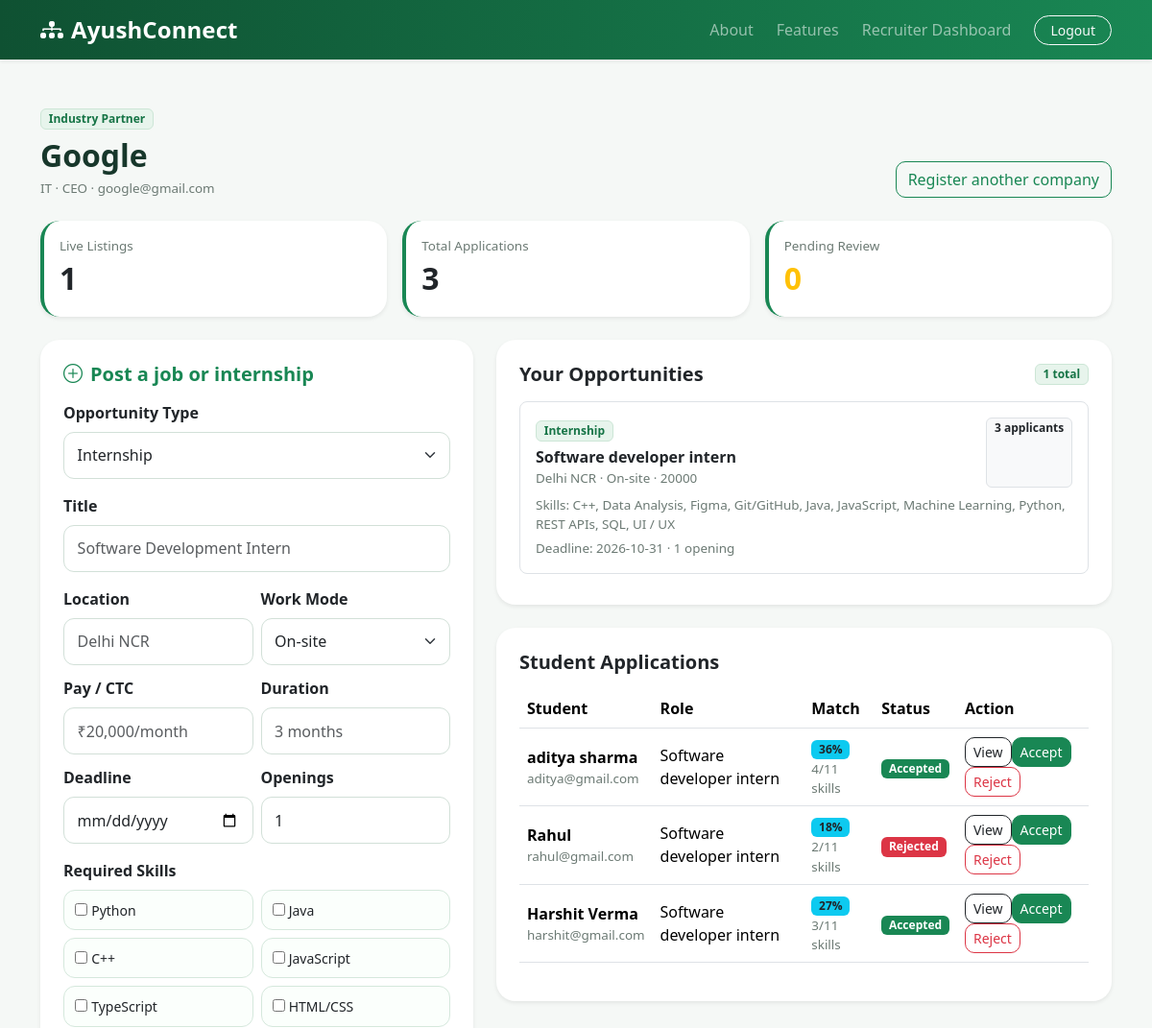
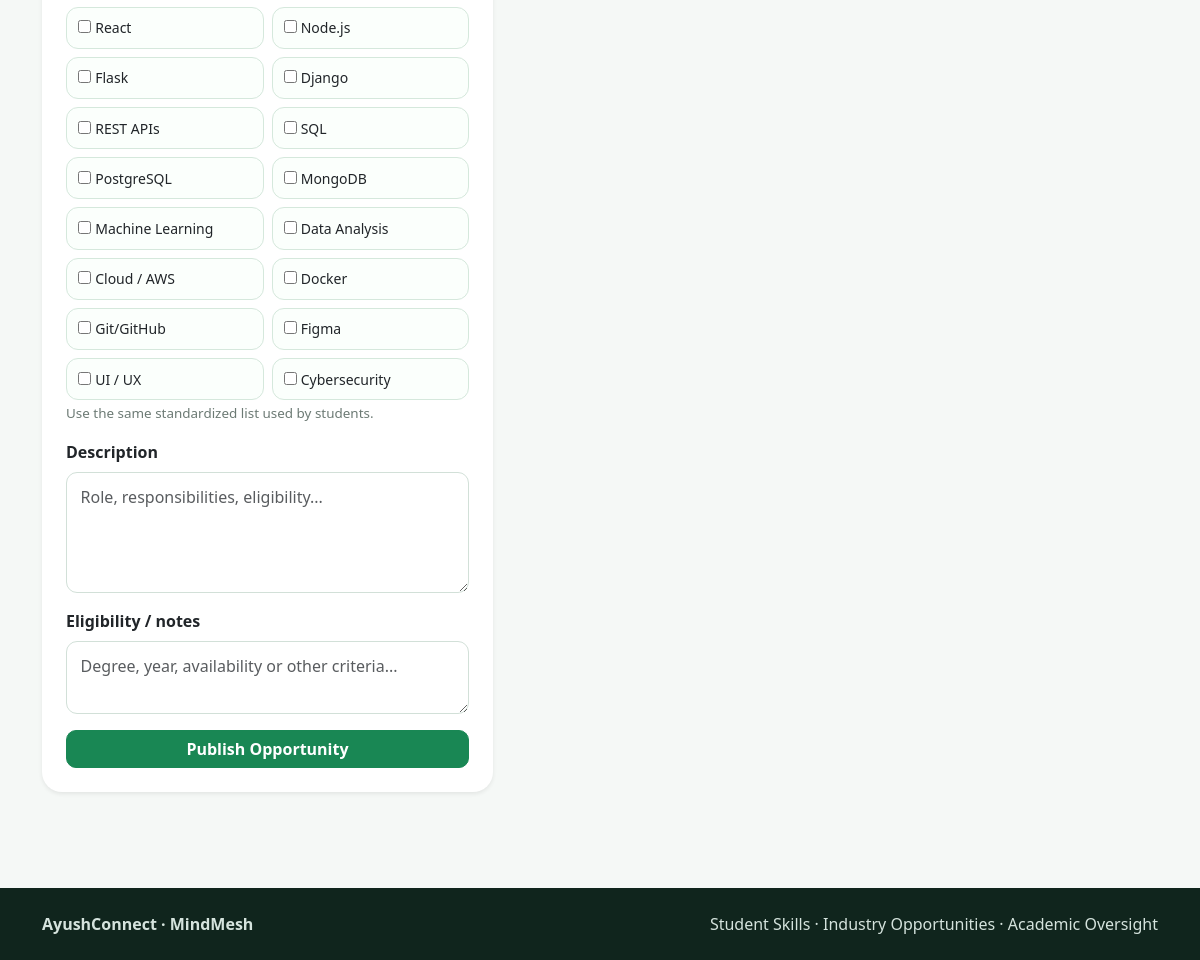
/industry-portal (signed in), run on the app's committed database (2 pictures, top to bottom).
### app.py (models this page shows)
class Company(db.Model):
    id = db.Column(db.Integer, primary_key=True)
    company_name = db.Column(db.String(180), nullable=False)
    email = db.Column(db.String(160), unique=True, nullable=False)
    industry = db.Column(db.String(120), nullable=False)
    contact_person = db.Column(db.String(120), nullable=False)
    description = db.Column(db.Text)
    password_hash = db.Column(db.String(255), nullable=False)
    created_at = db.Column(db.DateTime, default=datetime.utcnow)
    jobs = db.relationship("Job", back_populates="company", cascade="all, delete-orphan")

class Skill(db.Model):
    id = db.Column(db.Integer, primary_key=True)
    name = db.Column(db.String(100), unique=True, nullable=False)

class Job(db.Model):
    id = db.Column(db.Integer, primary_key=True)
    company_id = db.Column(db.Integer, db.ForeignKey("company.id"), nullable=False)
    opportunity_type = db.Column(db.String(40), nullable=False)
    title = db.Column(db.String(180), nullable=False)
    location = db.Column(db.String(180), nullable=False)
    work_mode = db.Column(db.String(40), nullable=False)
    pay = db.Column(db.String(120), nullable=False)
    duration = db.Column(db.String(120), nullable=False)
    deadline = db.Column(db.Date, nullable=True)
    openings = db.Column(db.Integer, default=1)
    description = db.Column(db.Text)
    eligibility = db.Column(db.Text)
    created_at = db.Column(db.DateTime, default=datetime.utcnow)
    company = db.relationship("Company", back_populates="jobs")
    skills = db.relationship("Skill", secondary=job_skills, lazy="subquery")
    applications = db.relationship("Application", back_populates="job", cascade="all, delete-orphan")

class Student(db.Model):
    id = db.Column(db.Integer, primary_key=True)
    name = db.Column(db.String(120), nullable=False)
    email = db.Column(db.String(160), unique=True, nullable=False)
    college = db.Column(db.String(180), nullable=False)
    course = db.Column(db.String(120), nullable=False)
    graduation_year = db.Column(db.Integer, nullable=False)
    preferred_role = db.Column(db.String(160), nullable=False)
    github = db.Column(db.String(300))
    portfolio = db.Column(db.String(300))
    password_hash = db.Column(db.String(255), nullable=False)
    created_at = db.Column(db.DateTime, default=datetime.utcnow)
    skills = db.relationship("Skill", secondary=student_skills, lazy="subquery")
    applications = db.relationship("Application", back_populates="student", cascade="all, delete-orphan")

class Application(db.Model):
    id = db.Column(db.Integer, primary_key=True)
    student_id = db.Column(db.Integer, db.ForeignKey("student.id"), nullable=False)
    job_id = db.Column(db.Integer, db.ForeignKey("job.id"), nullable=False)
    status = db.Column(db.String(30), default="Pending")
    applied_at = db.Column(db.DateTime, default=datetime.utcnow)
    updated_at = db.Column(db.DateTime, default=datetime.utcnow, onupdate=datetime.utcnow)
    student = db.relationship("Student", back_populates="applications")
    job = db.relationship("Job", back_populates="applications")
    __table_args__ = (db.UniqueConstraint("student_id", "job_id", name="uq_student_job"),)

### app.py (the view, shortened to what this page needs)
@app.route("/industry-portal", methods=["GET", "POST"])
@login_required("company")
def industry_portal():
    company = db.session.get(Company, session["user_id"])
    jobs = Job.query.filter_by(company_id=company.id).order_by(Job.created_at.desc()).all()
    applications = (Application.query.join(Job).filter(Job.company_id == company.id)
                    .order_by(Application.applied_at.desc()).all())
    app_rows = []
    for application in applications:
        score, matched = skill_match(application.student, application.job)
        app_rows.append({"application": application, "score": score, "matched": matched})
    return render_template("industry-portal.html", company=company, jobs=jobs, app_rows=app_rows, show_login=False)

### app.py (called while the page is built)
def skill_match(student, job):
    required = {s.name.strip().lower() for s in job.skills}
    owned = {s.name.strip().lower() for s in student.skills}
    if not required:
        return 0, []
    matched = sorted(required & owned)
    return round(len(matched) / len(required) * 100), matched

def login_required(role):
    def decorator(view):
        @wraps(view)
        def wrapped(*args, **kwargs):
            if session.get("role") != role or not session.get("user_id"):
                flash("Please log in to continue.", "warning")
                return redirect(url_for(f"{role}_login"))
            return view(*args, **kwargs)
        return wrapped
    return decorator

@app.context_processor
def globals_for_templates():
    return {"today": date.today(), "skills_catalog": SKILLS}

### templates/industry-portal.html (shortened to what this page needs)
{% extends "base.html" %}{% block title %}Industry Portal | AyushConnect{% endblock %}
{% block content %}<main class="container py-5">
<div class="d-flex justify-content-between align-items-end mb-4"><div><span class="badge badge-soft">Industry Partner</span><h2 class="fw-bold mt-2 mb-1">{{company.company_name}}</h2><div class="small-muted">{{company.industry}} · {{company.contact_person}} · {{company.email}}</div></div><a href="{{url_for('company_signup')}}" class="btn btn-outline-success">Register another company</a></div>
<div class="row g-3 mb-4"><div class="col-md-4"><div class="card stat-card bg-white shadow-sm p-3"><div class="small-muted">Live Listings</div><div class="kpi">{{jobs|length}}</div></div></div><div class="col-md-4"><div class="card stat-card bg-white shadow-sm p-3"><div class="small-muted">Total Applications</div><div class="kpi">{{app_rows|length}}</div></div></div><div class="col-md-4"><div class="card stat-card bg-white shadow-sm p-3"><div class="small-muted">Pending Review</div><div class="kpi text-warning">{{app_rows|selectattr('application.status','equalto','Pending')|list|length}}</div></div></div></div>
<div class="row g-4"><div class="col-xl-5"><div class="card bg-white shadow-sm p-4"><h5 class="fw-bold text-success mb-3"><i class="bi bi-plus-circle me-2"></i>Post a job or internship</h5>
<form method="post"><div class="mb-3"><label class="form-label fw-semibold">Opportunity Type</label><select name="opportunity_type" class="form-select"><option>Internship</option><option>Job</option></select></div>
<div class="mb-3"><label class="form-label fw-semibold">Title</label><input name="title" class="form-control" placeholder="Software Development Intern" required></div>
<div class="row g-2"><div class="col-6"><label class="form-label fw-semibold">Location</label><input name="location" class="form-control" placeholder="Delhi NCR" required></div><div class="col-6"><label class="form-label fw-semibold">Work Mode</label><select name="work_mode" class="form-select"><option>On-site</option><option>Hybrid</option><option>Remote</option></select></div></div>
<div class="row g-2 mt-1"><div class="col-6"><label class="form-label fw-semibold">Pay / CTC</label><input name="pay" class="form-control" placeholder="₹20,000/month" required></div><div class="col-6"><label class="form-label fw-semibold">Duration</label><input name="duration" class="form-control" placeholder="3 months" required></div></div>
<div class="row g-2 mt-1"><div class="col-6"><label class="form-label fw-semibold">Deadline</label><input name="deadline" type="date" class="form-control"></div><div class="col-6"><label class="form-label fw-semibold">Openings</label><input name="openings" type="number" min="1" value="1" class="form-control" required></div></div>
<div class="mb-3 mt-3"><label class="form-label fw-semibold">Required Skills</label><div class="row g-2">{% for skill in skills_catalog %}<div class="col-6"><label class="skill-chip d-block small"><input name="skills" value="{{skill}}" type="checkbox" class="me-1">{{skill}}</label></div>{% endfor %}</div><small class="small-muted">Use the same standardized list used by students.</small></div>
<div class="mb-3"><label class="form-label fw-semibold">Description</label><textarea name="description" class="form-control" rows="4" placeholder="Role, responsibilities, eligibility..."></textarea></div>
<div class="mb-3"><label class="form-label fw-semibold">Eligibility / notes</label><textarea name="eligibility" class="form-control" rows="2" placeholder="Degree, year, availability or other criteria..."></textarea></div>
<button class="btn btn-success w-100 fw-bold">Publish Opportunity</button></form></div></div>
<div class="col-xl-7"><div class="card bg-white shadow-sm p-4"><div class="d-flex justify-content-between align-items-center mb-3"><h5 class="fw-bold mb-0">Your Opportunities</h5><span class="badge badge-soft">{{jobs|length}} total</span></div>
{% for job in jobs %}<div class="border rounded-3 p-3 mb-2"><div class="d-flex justify-content-between"><div><span class="badge badge-soft">{{job.opportunity_type}}</span><div class="fw-bold mt-1">{{job.title}}</div><div class="small-muted">{{job.location}} · {{job.work_mode}} · {{job.pay}}</div></div><span class="badge bg-light text-dark border">{{job.applications|length}} applicants</span></div><div class="small-muted mt-2">Skills: {{job.skills|map(attribute='name')|join(', ')}}</div><div class="small-muted mt-1">Deadline: {{job.deadline or 'Not specified'}} · {{job.openings}} opening{{'' if job.openings==1 else 's'}}</div></div>{% else %}<div class="empty p-5 text-center"><i class="bi bi-briefcase fs-2 text-success"></i><h6 class="fw-bold mt-2">No listings yet</h6><div class="small-muted">Publish your first opportunity using the form.</div></div>{% endfor %}</div>
<div class="card bg-white shadow-sm p-4 mt-4"><h5 class="fw-bold mb-3">Student Applications</h5>{% if app_rows %}<div class="table-responsive"><table class="table table-hover align-middle"><thead><tr><th>Student</th><th>Role</th><th>Match</th><th>Status</th><th>Action</th></tr></thead><tbody>
{% for row in app_rows %}<tr><td><div class="fw-semibold">{{row.application.student.name}}</div><div class="small-muted">{{row.application.student.email}}</div></td><td>{{row.application.job.title}}</td><td><span class="badge bg-info text-dark">{{row.score}}%</span><div class="small-muted">{{row.matched|length}}/{{row.application.job.skills|length}} skills</div></td><td><span class="badge bg-{{'success' if row.application.status=='Accepted' else 'warning text-dark' if row.application.status=='Pending' else 'danger'}}">{{row.application.status}}</span></td><td><a class="btn btn-sm btn-outline-dark" data-bs-toggle="collapse" href="#app{{row.application.id}}">View</a><form method="post" action="{{url_for('update_application',application_id=row.application.id,status='Accepted')}}" class="d-inline"><button class="btn btn-sm btn-success">Accept</button></form><form method="post" action="{{url_for('update_application',application_id=row.application.id,status='Rejected')}}" class="d-inline"><button class="btn btn-sm btn-outline-danger">Reject</button></form></td></tr>
{% endfor %}
</tbody></table></div>{% else %}<div class="empty p-4 text-center">No student applications yet. Students appear here after applying.</div>{% endif %}</div></div></div></main>{% endblock %}

### templates/base.html (style rules this page uses)
:root { --green:#198754;--dark:#0f5132;--soft:#eaf6ef;--bg:#f5f8f6;--ink:#17372b;--muted:#6c7a74;--line:#dce8e1;--shadow:0 12px 34px rgba(15,81,50,.09) }
html { scroll-behavior:smooth }
body { background:var(--bg);color:var(--ink);font-family:system-ui,-apple-system,"Segoe UI",Roboto,Arial,sans-serif }
.btn { border-radius:10px }
.btn-success { background:var(--green);border-color:var(--green) }
.form-control,.form-select { border-radius:11px;padding:.72rem .85rem;border-color:#d2e0d8 }
.card { border:0;border-radius:20px }
.badge-soft { background:#e7f4ec;color:#167446;border:1px solid #cce6d6 }
.small-muted { font-size:.84rem;color:var(--muted) }
.stat-card { border-left:4px solid var(--green) }
.kpi { font-size:2rem;font-weight:800 }
.skill-chip { border:1px solid #d5e8dc;background:#fbfffc;border-radius:12px;padding:.6rem .7rem;cursor:pointer }
.table td { vertical-align:middle }

### data on the page
Company: company_name "Google", industry "IT", contact_person "CEO", email "google@gmail.com"
Skill: name "Python"
Skill: name "Java"
Skill: name "JavaScript"
Skill: name "TypeScript"
Skill: name "HTML/CSS"
Skill: name "React"
Skill: name "Flask"
Skill: name "Django"
Skill: name "REST APIs"
Skill: name "SQL"
Skill: name "MongoDB"
Skill: name "Machine Learning"
Skill: name "Data Analysis"
Skill: name "Cloud / AWS"
Skill: name "Docker"
Skill: name "Git/GitHub"
Skill: name "Figma"
Skill: name "UI / UX"
Job: opportunity_type "Internship", title "Software developer intern", location "Delhi NCR", work_mode "On-site", pay "20000", applications|length "3", skills|map "C++, Data Analysis, Figma, Git/GitHub, Java, JavaScript, Machine Learning, Python, REST APIs, SQL, UI / UX", deadline "2026-10-31", openings "1", application.job "Software developer intern" "Software developer intern" "Software developer intern"
Student: application.student.name "aditya sharma", application.student.email "aditya@gmail.com"
Application: application.status "Accepted"
Student: application.student.name "Rahul", application.student.email "rahul@gmail.com"
Application: application.status "Rejected"
Student: application.student.name "Harshit Verma", application.student.email "harshit@gmail.com"
Application: application.status "Accepted"

### other printed values
{{ jobs|length }} "1"
{{ app_rows|length }} "3"
{{ skill }} "C++" "Node.js" "PostgreSQL" "Cybersecurity"
{{ row.score }} "36" "18" "27"
{{ row.matched|length }} "4" "2" "3"
{{ row.application.job.skills|length }} "11" "11" "11"
